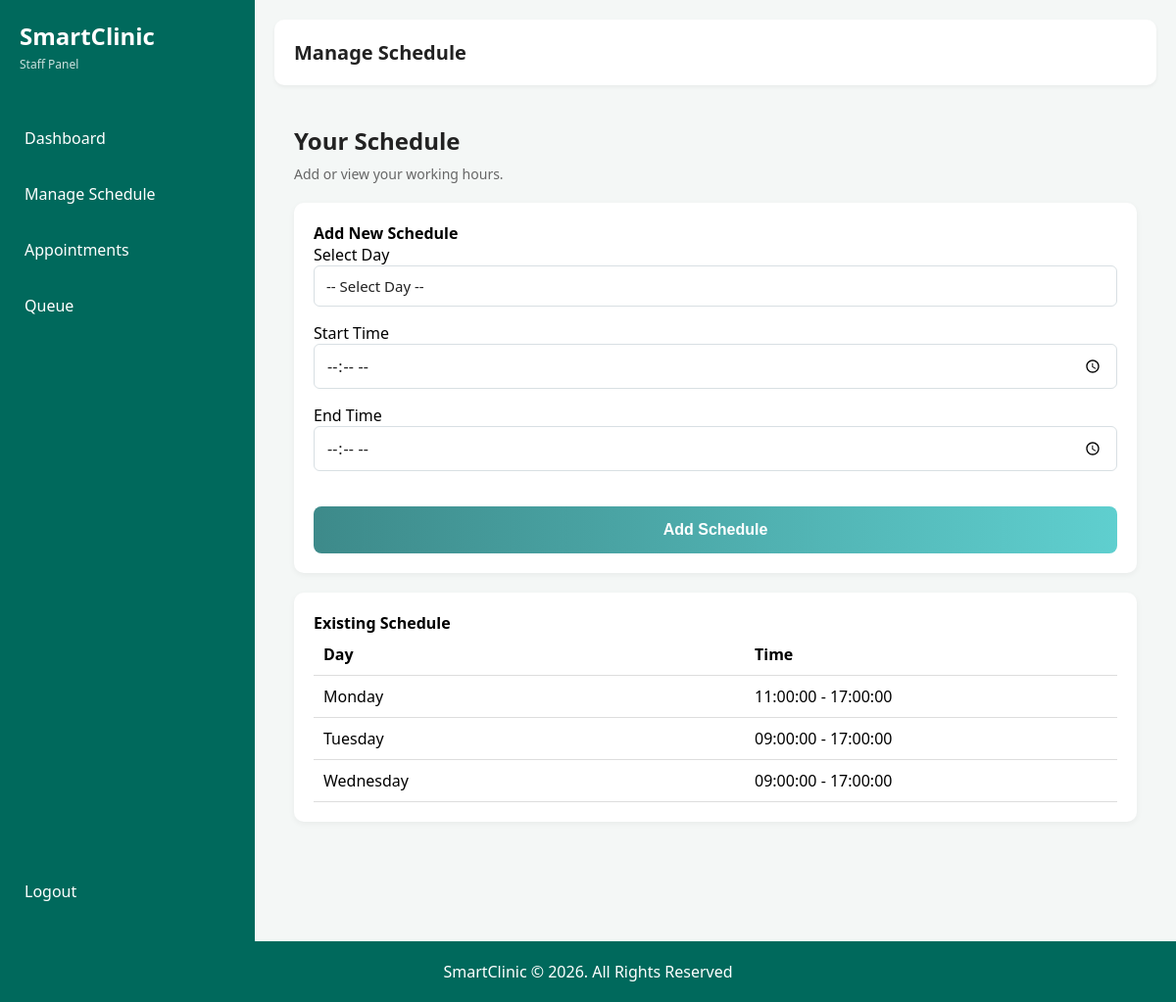
Screenshot of /staff/manage_schedule.php (signed in) with the database file from the repository.
### tables this page shows
CREATE TABLE `schedules` (
  `schedule_id` int(11) UNSIGNED NOT NULL COMMENT 'PK for schedules',
  `user_id` int(11) UNSIGNED NOT NULL COMMENT 'FK users',
  `day_of_week` enum('Monday','Tuesday','Wednesday','Thursday','Friday','Saturday','Sunday') NOT NULL COMMENT 'Available day',
  `start_time` time NOT NULL COMMENT 'Start time',
  `end_time` time NOT NULL COMMENT 'End time',
  `max_patients` int(11) UNSIGNED NOT NULL DEFAULT 10 COMMENT 'Max patients per schedule',
  `created_at` timestamp NOT NULL DEFAULT current_timestamp() COMMENT 'Record creation date'
);

### staff/manage_schedule.php (the view, shortened to what this page needs)
<?php
require_once '../config/database.php';
$user_id = $_SESSION['user_id'];
$clinic_start = '08:00';
$clinic_end   = '17:00';
$result = $conn->query("
    SELECT * FROM schedules
    WHERE user_id=$user_id
    ORDER BY FIELD(day_of_week,'Monday','Tuesday','Wednesday','Thursday','Friday','Saturday','Sunday'), start_time
");
?>
<!DOCTYPE html>
<html lang="en">
<head>
    <link rel="stylesheet" href="../assets/css/styles.css">
</head>
<body class="dashboard-page">
<div class="app-container">
    <?php include 'sidebar.php'; ?>
    <main class="main-content">
        <header class="top-bar">
            <h2>Manage Schedule</h2>
        </header>
        <section class="dashboard">
            <div class="dashboard-header">
                <h3>Your Schedule</h3>
                <p>Add or view your working hours.</p>
            </div>
            <div class="content-card">
                <h4>Add New Schedule</h4>
                <form method="POST" class="crud-form">
                    <div class="form-group-profile">
                        <label>Select Day</label>
                        <select name="day_of_week" required>
                            <option value="" disabled selected>-- Select Day --</option>
                        </select>
                    </div>
                    <div class="form-group-profile">
                        <label>Start Time</label>
                        <input type="time" name="start_time" required min="<?= $clinic_start ?>" max="<?= $clinic_end ?>">
                    </div>
                    <div class="form-group-profile">
                        <label>End Time</label>
                        <input type="time" name="end_time" required min="<?= $clinic_start ?>" max="<?= $clinic_end ?>">
                    </div>
                    <div style="display:flex; gap:10px; margin-top:10px;">
                        <button type="submit" name="add_schedule" class="update-btn">Add Schedule</button>
                    </div>
                </form>
            </div>
            <div class="content-card">
                <h4>Existing Schedule</h4>
                <?php if($result->num_rows > 0): ?>
                <div class="table-wrapper">
                    <table class="styled-table">
                        <thead>
                            <tr>
                                <th>Day</th>
                                <th>Time</th>
                            </tr>
                        </thead>
                        <tbody>
                            <?php while($row = $result->fetch_assoc()): ?>
                            <tr>
                                <td><?= htmlspecialchars($row['day_of_week']) ?></td>
                                <td><?= htmlspecialchars($row['start_time']) ?> - <?= htmlspecialchars($row['end_time']) ?></td>
                            </tr>
                            <?php endwhile; ?>
                        </tbody>
                    </table>
                </div>
                <?php else: ?>
                    <div class="no-data"><p>No schedule added yet.</p></div>
                <?php endif; ?>
            </div>
        </section>
    </main>
</div>
<footer class="footer">
    SmartClinic © 2026. All Rights Reserved
</footer>
</body>
</html>

### assets/css/styles.css (style rules this page uses)
* { margin: 0; padding: 0; box-sizing: border-box; }
:root { --primary-teal: #00695c; --active-teal: #00bfa5; --bg-light: #f4f7f6; --text-gray: #666; }
body { margin: 0; font-family: 'Segoe UI', Tahoma, Geneva, Verdana, sans-serif; min-height: 100vh; background: var(--bg-light); }
body.dashboard-page { display: block; min-height: 100vh; background: var(--bg-light); }
.update-btn, .delete-btn { width: 100%; display: block; }
.update-btn, .delete-btn { padding: 15px; border: none; border-radius: 8px; color: white; font-size: 16px; font-weight: 600; cursor: pointer; transition: transform 0.3s ease, box-shadow 0.3s ease; margin-top: 10px; width: 100%; }
.update-btn { background: linear-gradient(90deg, #3d8a8a 0%, #5fcfcf 100%); }
.app-container { display: flex; height: 100vh; }
.main-content { flex-grow: 1; background-color: var(--bg-light); display: flex; flex-direction: column; min-height: 100vh; }
.top-bar { padding: 20px; background: white; box-shadow: 0 2px 4px rgba(0,0,0,0.05); }
.top-bar h2 { margin: 0; font-size: 20px; }
.dashboard { flex-grow: 1; padding: 20px; overflow-y: auto; }
.footer { margin-top: auto; background: var(--primary-teal); color: white; text-align: center; padding: 20px; font-size: 1rem; }
.dashboard-header { margin-bottom: 20px; }
.dashboard-header h3 { margin-bottom: 8px; font-size: 24px; color: #222; }
.dashboard-header p { color: #666; font-size: 14px; }
.content-card { background: white; padding: 20px; border-radius: 8px; box-shadow: 0 2px 6px rgba(0,0,0,0.05); margin-bottom: 20px; }
.crud-form { display: grid; gap: 16px; }
.crud-form input, .crud-form select, .crud-form textarea, .data-table input, .data-table select, .data-table textarea { width: 100%; padding: 10px 12px; border: 1px solid #d8dfe3; border-radius: 6px; font: inherit; background: white; }
.table-wrapper { overflow-x: auto; }
.content-card + .content-card { margin-top: 20px; }
.content-card { background: #fff; padding: 20px; border-radius: 10px; margin-bottom: 20px; }
.styled-table { width: 100%; border-collapse: collapse; }
.styled-table th, .styled-table td { border-bottom: 1px solid #ddd; padding: 10px; text-align: left; }
select { width: 100%; background-color: #ffffff; color: #222222; padding: 10px 12px; border: 1px solid #ccc; border-radius: 6px; font-size: 15px; appearance: none; -webkit-appearance: none; -moz-appearance: none; cursor: pointer; }
option { background-color: #ffffff; color: #222222; padding: 8px; }
.crud-form select { appearance: none; -webkit-appearance: none; -moz-appearance: none; background-color: #ffffff; color: #222222; font-size: 15px; cursor: pointer; }
.app-container { display: flex; min-height: 100vh; }
.main-content { flex: 1; min-width: 0; display: flex; flex-direction: column; padding: 20px; box-sizing: border-box; background-color: var(--bg-light); }
.top-bar { padding: 20px; background: white; box-shadow: 0 2px 4px rgba(0,0,0,0.05); border-radius: 10px; margin-bottom: 20px; }
.top-bar h2 { margin: 0; font-size: 20px; color: #222; }
.table-responsive, .table-wrapper { width: 100%; overflow-x: auto; overflow-y: visible; }
.styled-table { width: 100%; min-width: 1100px; border-collapse: collapse; }
.styled-table th, .styled-table td { border-bottom: 1px solid #ddd; padding: 10px; text-align: left; vertical-align: middle; }
input[type="date"], input[type="time"] { color: #222 !important; background: #fff !important; }

### rows the page displays
schedules: day_of_week "Monday", start_time "11:00:00", end_time "17:00:00"
schedules: day_of_week "Tuesday", start_time "09:00:00", end_time "17:00:00"
schedules: day_of_week "Wednesday", start_time "09:00:00", end_time "17:00:00"
